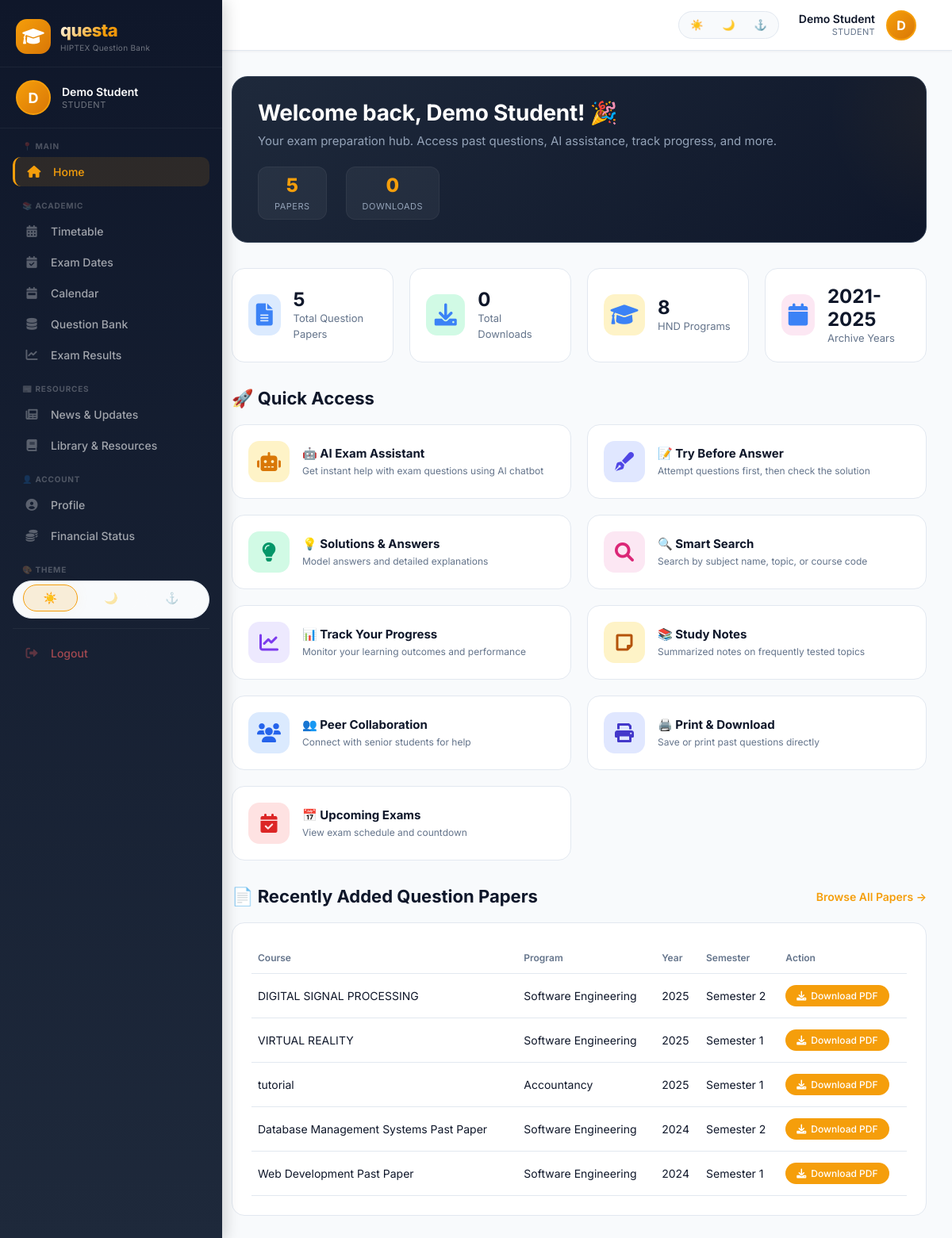
The app's page /dashboard.php (signed in) with its own data.
### tables this page shows
CREATE TABLE `users` (
  `id` int(11) NOT NULL,
  `name` varchar(100) NOT NULL,
  `email` varchar(100) NOT NULL,
  `password` varchar(255) NOT NULL,
  `role` enum('admin','lecturer','student') DEFAULT 'student',
  `matricule` varchar(50) DEFAULT NULL,
  `department_id` int(11) DEFAULT NULL,
  `avatar` varchar(255) DEFAULT NULL,
  `created_at` datetime DEFAULT current_timestamp()
);

CREATE TABLE `question_papers` (
  `id` int(11) NOT NULL,
  `title` varchar(255) NOT NULL,
  `course_id` int(11) NOT NULL,
  `year` varchar(10) NOT NULL,
  `semester` varchar(10) NOT NULL,
  `file_path` varchar(500) NOT NULL,
  `solution_file_path` varchar(500) DEFAULT NULL,
  `has_answer` tinyint(4) DEFAULT 0,
  `tags` varchar(500) DEFAULT NULL,
  `notes` text DEFAULT NULL,
  `uploaded_by` int(11) NOT NULL,
  `upload_date` datetime DEFAULT current_timestamp(),
  `downloads` int(11) DEFAULT 0
);

CREATE TABLE `departments` (
  `id` int(11) NOT NULL,
  `name` varchar(100) NOT NULL,
  `abbreviation` varchar(10) DEFAULT NULL,
  `icon` varchar(50) DEFAULT NULL
);

### includes/config.php (called while the page is built, shortened)
<?php
function getCurrentUser($pdo) {
    try {
        $stmt = $pdo->prepare("SELECT * FROM users WHERE id = ?");
        $stmt->execute([$_SESSION['user_id']]);
        return $stmt->fetch();
    } catch (PDOException $e) {
        return null;
    }
}

### dashboard.php (the view, shortened to what this page needs)
<?php
require_once 'includes/config.php';
$paperCount = $pdo->query("SELECT COUNT(*) FROM question_papers")->fetchColumn();
$downloadCount = $pdo->query("SELECT SUM(downloads) FROM question_papers")->fetchColumn();
$programCount = $pdo->query("SELECT COUNT(*) FROM departments")->fetchColumn();
$recentPapers = $pdo->query("
    SELECT qp.*, c.name as course_name, d.name as department_name
    FROM question_papers qp
    JOIN courses c ON qp.course_id = c.id
    JOIN departments d ON c.department_id = d.id
    ORDER BY qp.upload_date DESC LIMIT 5
")->fetchAll();
include 'includes/header.php';
include 'includes/sidebar.php';
?>
<div class="main-content">
    <div class="welcome-banner">
        <div class="welcome-text">
            <h1>Welcome back, <?php echo htmlspecialchars($currentUser['name']); ?>! 🎉</h1>
            <p>Your exam preparation hub. Access past questions, AI assistance, track progress, and more.</p>
        </div>
        <div class="welcome-stats">
            <div class="mini-stat">
                <span class="mini-number"><?php echo $paperCount ?: 0; ?></span>
                <span class="mini-label">Papers</span>
            </div>
            <div class="mini-stat">
                <span class="mini-number"><?php echo number_format($downloadCount ?: 0); ?></span>
                <span class="mini-label">Downloads</span>
            </div>
        </div>
    </div>
    <div class="stats-grid">
        <div class="stat-card">
            <div class="stat-icon" style="background: #dbeafe; color: #2563eb;">
                <i class="fas fa-file-alt"></i>
            </div>
            <div class="stat-info">
                <h3><?php echo $paperCount ?: 0; ?></h3>
                <p>Total Question Papers</p>
            </div>
        </div>
        <div class="stat-card">
            <div class="stat-icon" style="background: #d1fae5; color: #059669;">
                <i class="fas fa-download"></i>
            </div>
            <div class="stat-info">
                <h3><?php echo number_format($downloadCount ?: 0); ?></h3>
                <p>Total Downloads</p>
            </div>
        </div>
        <div class="stat-card">
            <div class="stat-icon" style="background: #fef3c7; color: #d97706;">
                <i class="fas fa-graduation-cap"></i>
            </div>
            <div class="stat-info">
                <h3><?php echo $programCount ?: 0; ?></h3>
                <p>HND Programs</p>
            </div>
        </div>
        <div class="stat-card">
            <div class="stat-icon" style="background: #fce7f3; color: #db2777;">
                <i class="fas fa-calendar"></i>
            </div>
            <div class="stat-info">
                <h3>2021-2025</h3>
                <p>Archive Years</p>
            </div>
        </div>
    </div>
    <div class="section-header">
        <h2>🚀 Quick Access</h2>
    </div>
    <div class="features-grid">
        <a href="chatbot.php" class="feature-card">
            <div class="feature-icon" style="background: #fef3c7;"><i class="fas fa-robot" style="color: #d97706;"></i></div>
            <div class="feature-content">
                <h4>🤖 AI Exam Assistant</h4>
                <p>Get instant help with exam questions using AI chatbot</p>
            </div>
        </a>
        <a href="question-bank.php" class="feature-card">
            <div class="feature-icon" style="background: #e0e7ff;"><i class="fas fa-pen-fancy" style="color: #4f46e5;"></i></div>
            <div class="feature-content">
                <h4>📝 Try Before Answer</h4>
                <p>Attempt questions first, then check the solution</p>
            </div>
        </a>
        <a href="question-bank.php" class="feature-card">
            <div class="feature-icon" style="background: #d1fae5;"><i class="fas fa-lightbulb" style="color: #059669;"></i></div>
            <div class="feature-content">
                <h4>💡 Solutions & Answers</h4>
                <p>Model answers and detailed explanations</p>
            </div>
        </a>
        <a href="question-bank.php" class="feature-card">
            <div class="feature-icon" style="background: #fce7f3;"><i class="fas fa-search" style="color: #db2777;"></i></div>
            <div class="feature-content">
                <h4>🔍 Smart Search</h4>
                <p>Search by subject name, topic, or course code</p>
            </div>
        </a>
        <a href="#" class="feature-card">
            <div class="feature-icon" style="background: #ede9fe;"><i class="fas fa-chart-line" style="color: #7c3aed;"></i></div>
            <div class="feature-content">
                <h4>📊 Track Your Progress</h4>
                <p>Monitor your learning outcomes and performance</p>
            </div>
        </a>
        <a href="#" class="feature-card">
            <div class="feature-icon" style="background: #fef3c7;"><i class="fas fa-sticky-note" style="color: #b45309;"></i></div>
            <div class="feature-content">
                <h4>📚 Study Notes</h4>
                <p>Summarized notes on frequently tested topics</p>
            </div>
        </a>
        <a href="#" class="feature-card">
            <div class="feature-icon" style="background: #dbeafe;"><i class="fas fa-users" style="color: #2563eb;"></i></div>
            <div class="feature-content">
                <h4>👥 Peer Collaboration</h4>
                <p>Connect with senior students for help</p>
            </div>
        </a>
        <a href="question-bank.php" class="feature-card">
            <div class="feature-icon" style="background: #e0e7ff;"><i class="fas fa-print" style="color: #4338ca;"></i></div>
            <div class="feature-content">
                <h4>🖨️ Print & Download</h4>
                <p>Save or print past questions directly</p>
            </div>
        </a>
        <a href="exam-dates.php" class="feature-card">
            <div class="feature-icon" style="background: #fee2e2;"><i class="fas fa-calendar-check" style="color: #dc2626;"></i></div>
            <div class="feature-content">
                <h4>📅 Upcoming Exams</h4>
                <p>View exam schedule and countdown</p>
            </div>
        </a>
    </div>
    <div class="section-header">
        <h2>📄 Recently Added Question Papers</h2>
        <a href="question-bank.php" class="view-all-link">Browse All Papers →</a>
    </div>
    <div class="recent-papers">
        <table class="data-table">
            <thead>
                <tr>
                    <th>Course</th>
                    <th>Program</th>
                    <th>Year</th>
                    <th>Semester</th>
                    <th>Action</th>
                </tr>
            </thead>
            <tbody>
                <?php if (count($recentPapers) > 0): ?>
                    <?php foreach ($recentPapers as $paper): ?>
                        <tr>
                            <td><?php echo htmlspecialchars($paper['title']); ?></td>
                            <td><?php echo htmlspecialchars($paper['department_name']); ?></td>
                            <td><?php echo $paper['year']; ?></td>
                            <td>Semester <?php echo $paper['semester']; ?></td>
                            <td>
                                <a href="<?php echo $paper['file_path']; ?>" class="download-link" target="_blank">
                                    <i class="fas fa-download"></i> Download PDF
                                </a>
                            </td>
                        </tr>
                    <?php endforeach; ?>
                <?php endif; ?>
            </tbody>
        </table>
    </div>
</div>
<?php include 'includes/footer.php'; ?>

### includes/header.php (shortened to what this page needs)
<?php
$currentUser = getCurrentUser($pdo);
?>
<!DOCTYPE html>
<html lang="en">
<head>
    <link rel="stylesheet" href="https://cdnjs.cloudflare.com/ajax/libs/font-awesome/6.0.0-beta3/css/all.min.css">
    <link rel="stylesheet" href="assets/css/styles.css">
</head>
<body>
<div class="top-header">
    <div class="top-header-left">
        <div class="top-header-title">
            Questa <span>HIPTEX</span>
        </div>
    </div>
    <div class="top-header-right">
        <div class="header-theme-switcher">
            <button class="header-theme-btn" data-theme="light" onclick="setTheme('light')" title="Light Theme">☀️</button>
            <button class="header-theme-btn" data-theme="dark" onclick="setTheme('dark')" title="Dark Theme">🌙</button>
            <button class="header-theme-btn" data-theme="navy" onclick="setTheme('navy')" title="Navy Theme">⚓</button>
        </div>
        <a href="profile.php" class="header-user">
            <div class="header-user-info">
                <div class="header-user-name" id="headerUserName">
                    <?php echo htmlspecialchars($currentUser['name'] ?? 'User'); ?>
                </div>
                <div class="header-user-role" id="headerUserRole">
                    <?php echo ucfirst($currentUser['role'] ?? 'student'); ?>
                </div>
            </div>
            <div class="header-avatar" id="headerAvatar">
                <?php
                if (!empty($currentUser['avatar']) && file_exists($currentUser['avatar'])) {
                    echo '<img src="' . $currentUser['avatar'] . '" style="width:100%;height:100%;border-radius:50%;object-fit:cover;">';
                } else {
                    $initials = strtoupper(substr($currentUser['name'] ?? 'U', 0, 1));
                    echo $initials;
                }
                ?>
            </div>
        </a>
    </div>
</div>

### includes/sidebar.php (shortened to what this page needs)
<?php
$currentUser = getCurrentUser($pdo);
$currentPage = basename($_SERVER['PHP_SELF']);
?>
<div class="sidebar" id="sidebar">
    <div class="sidebar-overlay-content">
        <div class="sidebar-header">
            <div class="sidebar-logo">
                <div class="sidebar-logo-icon">
                    <i class="fas fa-graduation-cap"></i>
                </div>
                <div class="sidebar-logo-text">
                    <h2>questa</h2>
                    <p>HIPTEX Question Bank</p>
                </div>
            </div>
        </div>
        <div class="sidebar-profile">
            <div class="sidebar-avatar" id="sidebarAvatar">
                <?php
                if (!empty($currentUser['avatar']) && file_exists($currentUser['avatar'])) {
                    echo '<img src="' . $currentUser['avatar'] . '" alt="Profile" style="width:100%;height:100%;border-radius:50%;object-fit:cover;">';
                } else {
                    $initials = strtoupper(substr($currentUser['name'] ?? 'U', 0, 1));
                    echo $initials;
                }
                ?>
            </div>
            <div class="sidebar-profile-info">
                <span class="sidebar-profile-name" id="sidebarProfileName"><?php echo htmlspecialchars($currentUser['name'] ?? 'User'); ?></span>
                <span class="sidebar-profile-role" id="sidebarProfileRole"><?php echo ucfirst($currentUser['role'] ?? 'student'); ?></span>
            </div>
        </div>
        <div class="nav-menu">
            <div class="nav-section">📍 Main</div>
            <a href="dashboard.php" class="nav-item <?php echo $currentPage == 'dashboard.php' ? 'active' : ''; ?>">
                <i class="fas fa-home"></i> Home
            </a>
            <div class="nav-section">📚 Academic</div>
            <a href="timetable.php" class="nav-item <?php echo $currentPage == 'timetable.php' ? 'active' : ''; ?>">
                <i class="fas fa-calendar-alt"></i> Timetable
            </a>
            <a href="exam-dates.php" class="nav-item <?php echo $currentPage == 'exam-dates.php' ? 'active' : ''; ?>">
                <i class="fas fa-calendar-check"></i> Exam Dates
            </a>
            <a href="calendar.php" class="nav-item <?php echo $currentPage == 'calendar.php' ? 'active' : ''; ?>">
                <i class="fas fa-calendar-week"></i> Calendar
            </a>
            <a href="question-bank.php" class="nav-item <?php echo $currentPage == 'question-bank.php' ? 'active' : ''; ?>">
                <i class="fas fa-database"></i> Question Bank
            </a>
            <a href="exam-results.php" class="nav-item <?php echo $currentPage == 'exam-results.php' ? 'active' : ''; ?>">
                <i class="fas fa-chart-line"></i> Exam Results
            </a>
            <div class="nav-section">📰 Resources</div>
            <a href="news.php" class="nav-item <?php echo $currentPage == 'news.php' ? 'active' : ''; ?>">
                <i class="fas fa-newspaper"></i> News &amp; Updates
            </a>
            <a href="library.php" class="nav-item <?php echo $currentPage == 'library.php' ? 'active' : ''; ?>">
                <i class="fas fa-book"></i> Library &amp; Resources
            </a>
            <div class="nav-section">👤 Account</div>
            <a href="profile.php" class="nav-item <?php echo $currentPage == 'profile.php' ? 'active' : ''; ?>">
                <i class="fas fa-user-circle"></i> Profile
            </a>
            <a href="financial-status.php" class="nav-item <?php echo $currentPage == 'financial-status.php' ? 'active' : ''; ?>">
                <i class="fas fa-coins"></i> Financial Status
            </a>
            <div class="nav-section">🎨 Theme</div>
            <div class="theme-switcher">
                <button class="theme-btn active" data-theme="light" onclick="setTheme('light')" title="Light Theme">☀️</button>
                <button class="theme-btn" data-theme="dark" onclick="setTheme('dark')" title="Dark Theme">🌙</button>
                <button class="theme-btn" data-theme="navy" onclick="setTheme('navy')" title="Navy Theme">⚓</button>
            </div>
            <div class="logout-item">
                <a href="logout.php" class="nav-item logout">
                    <i class="fas fa-sign-out-alt"></i> Logout
                </a>
            </div>
        </div>
    </div>
</div>

### records on screen
users: name "Demo Student", role "STUDENT", name "D"
question_papers: title "DIGITAL SIGNAL PROCESSING", departments.name "Software Engineering", year "2025", semester "2"
question_papers: title "VIRTUAL REALITY", departments.name "Software Engineering", year "2025", semester "1"
question_papers: title "tutorial", departments.name "Accountancy", year "2025", semester "1"
question_papers: title "Database Management Systems Past Paper", departments.name "Software Engineering", year "2024", semester "2"
question_papers: title "Web Development Past Paper", departments.name "Software Engineering", year "2024", semester "1"

### other values on screen
$paperCount ?: 0 "5"
$downloadCount ?: 0 "0"
$programCount ?: 0 "8"
